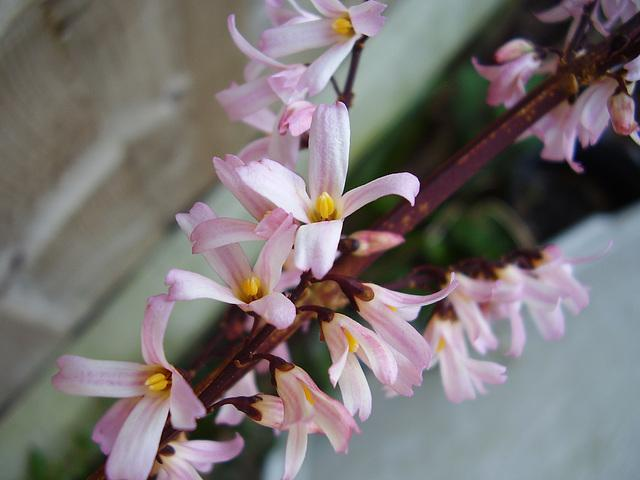
#> input picture python-code/opengl-learning/resources/images/f2.jpg, 640 x 480 px, found by its file name
$ jupyter execute 'Sobel算子.ipynb'   (shell and % lines are left out)
#> lines starting #> are read from the running program, lines starting #| are printed output that depends on the picture
[cell 1]
#coding:utf-8
import cv2
import numpy as np
import matplotlib.pyplot as plt

src = cv2.cvtColor(cv2.imread('datas/f2.jpg'),cv2.COLOR_BGR2RGB)
gray = cv2.cvtColor(src,cv2.COLOR_RGB2GRAY)
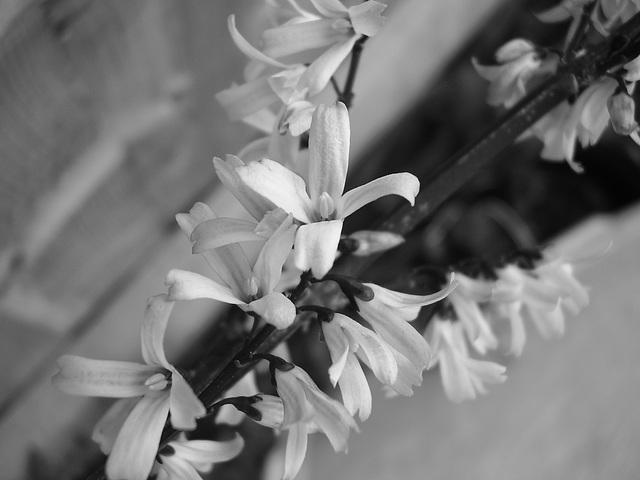
#> gray: shape (480, 640); min 2, max 251, mean 116.2

[cell 2]
def sobel(src):
    dst = np.zeros_like(src)
    rows,cols = src.shape
#> rows = 480; cols = 640
    for y in range(1,rows-1):
        for x in range(1,cols-1):
            gx = src[y + 1,x - 1] + 2 * src[y + 1,x] + src[y + 1,x + 1] - \
                 src[y -1 ,x - 1] - 2 * src[y - 1,x] - src[y - 1,x + 1]

            gy = src[y - 1,x - 1] + 2 * src[y + 1,x - 1] + src[y + 1,x - 1] - \
                 src[y - 1,x + 1] - 2 * src[y,x + 1] - src[y + 1,x + 1]

            g = np.abs(gx) + np.abs(gy)

            if g > 255:
                g = 255

            dst[y,x] = g
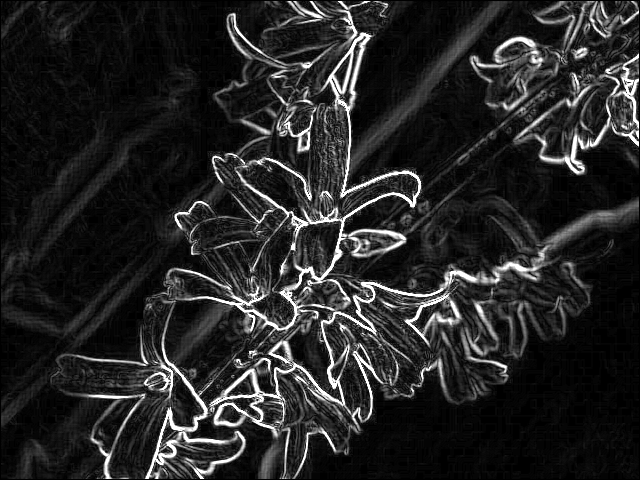
#> dst: shape (480, 640); min 0, max 255, mean 37.7


    return dst

[cell 3]
dst = sobel(gray)
plt.imshow(dst,cmap='gray')

[cell 4]
plt.imshow(src)

[cell 5]
'''
普利维特算子(Prewitt operate)
'''
def prewitt(src):
    dst = np.zeros_like(src)
    rows,cols = src.shape
#> rows = 480; cols = 640
    for y in range(1,rows-1):
        for x in range(1,cols-1):
            gx = src[y + 1,x - 1] +  src[y + 1,x] + src[y + 1,x + 1] - \
                 src[y -1 ,x - 1] -  src[y - 1,x] - src[y - 1,x + 1]

            gy = src[y - 1,x - 1] +  src[y + 1,x - 1] + src[y + 1,x - 1] - \
                 src[y - 1,x + 1] -  src[y,x + 1] - src[y + 1,x + 1]

            g = np.abs(gx) + np.abs(gy)

            if g > 255:
                g = 255

            dst[y,x] = g
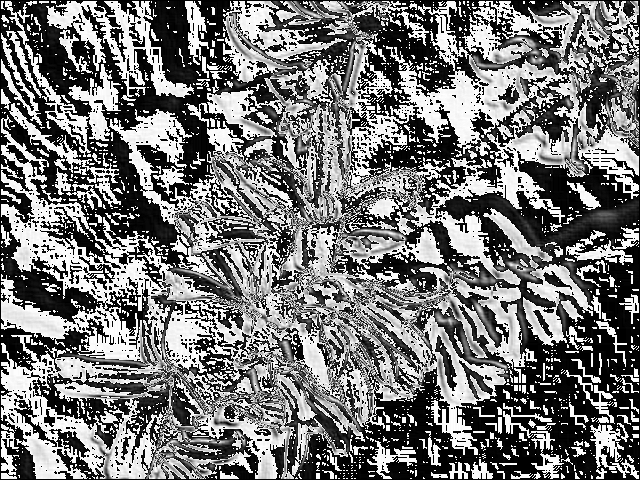
#> dst: shape (480, 640); min 0, max 255, mean 118.4


    return dst

[cell 6]
dst = prewitt(gray)
plt.imshow(dst,cmap='gray')

[cell 7]
def roberts(src):
    dst = np.zeros_like(src)
    rows,cols = src.shape
#> rows = 480; cols = 640
    for y in range(rows - 1):
        for x in range(cols - 1):
            g = np.abs(src[y,x] - src[y + 1,x + 1]) + \
                np.abs(src[y,x + 1] - src[y + 1,x])

            if g > 255:
                g = 255
            dst[y,x] = g
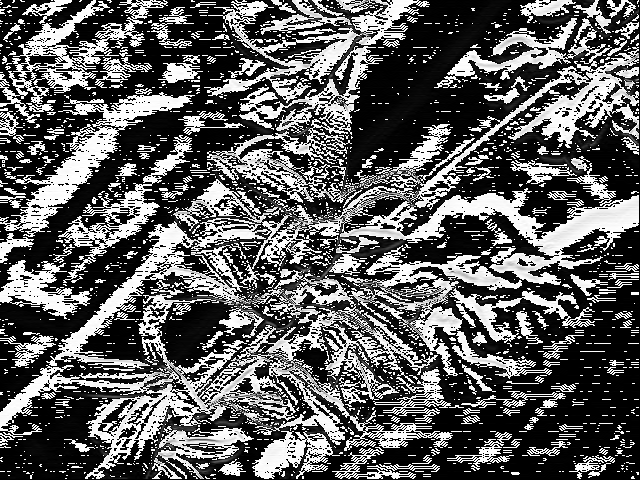
#> dst: shape (480, 640); min 0, max 255, mean 94.5

    return dst

$ run again, with python-code/opengl-learning/resources/images/f1.jpg copied over python-code/opengl-learning/resources/images/f2.jpg
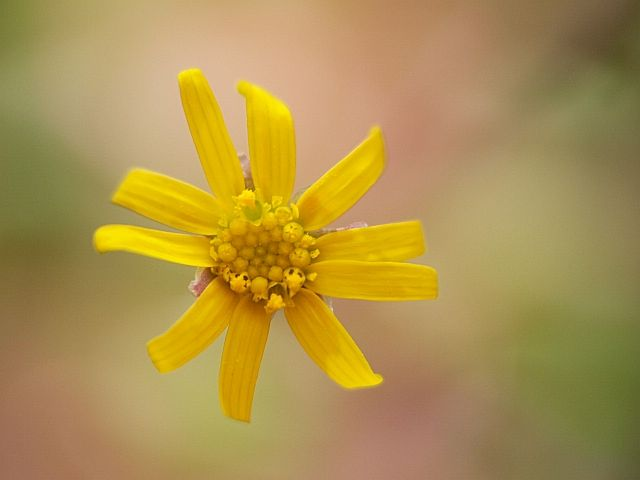
#> input picture python-code/opengl-learning/resources/images/f1.jpg, 640 x 480 px, found by its file name
#> after the loop in prewitt, `for y in range(1,rows-1):`:
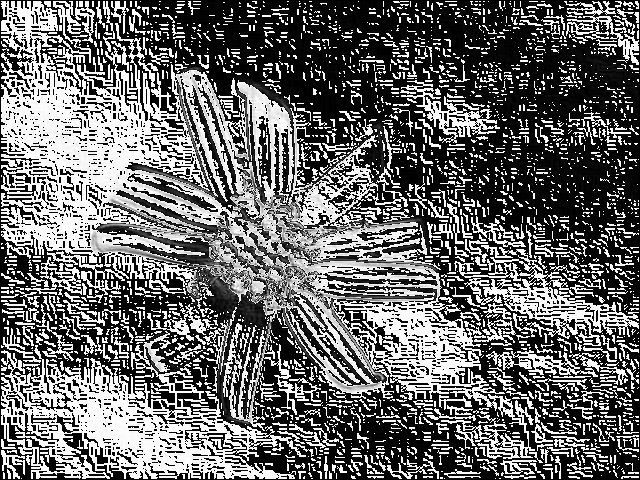
#> dst: shape (480, 640); min 0, max 255, mean 104.9
#> after the loop in roberts, `for y in range(rows - 1):`:
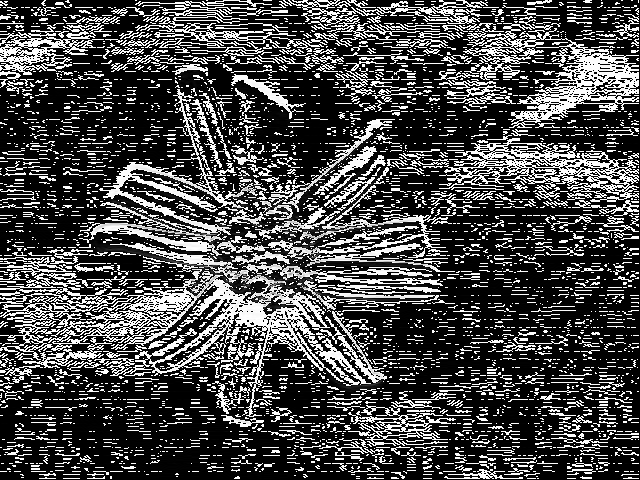
#> dst: shape (480, 640); min 0, max 255, mean 73.6

$ run again, with python-code/opengl-learning/resources/images/f3.jpg copied over python-code/opengl-learning/resources/images/f2.jpg
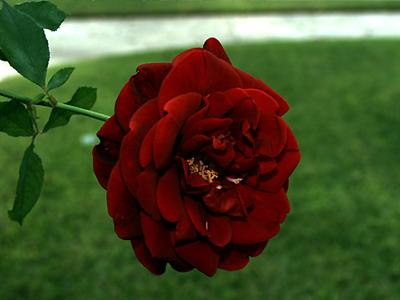
#> input picture python-code/opengl-learning/resources/images/f3.jpg, 400 x 300 px, found by its file name
#> after the loop in prewitt, `for y in range(1,rows-1):`:
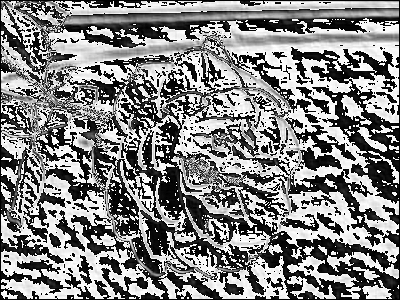
#> dst: shape (300, 400); min 0, max 255, mean 131.9
#> after the loop in roberts, `for y in range(rows - 1):`:
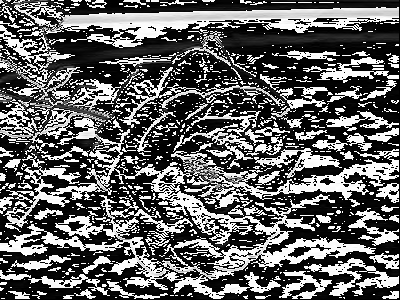
#> dst: shape (300, 400); min 0, max 255, mean 99.2

$ run again, with python-code/opengl-learning/resources/images/f4.jpg copied over python-code/opengl-learning/resources/images/f2.jpg
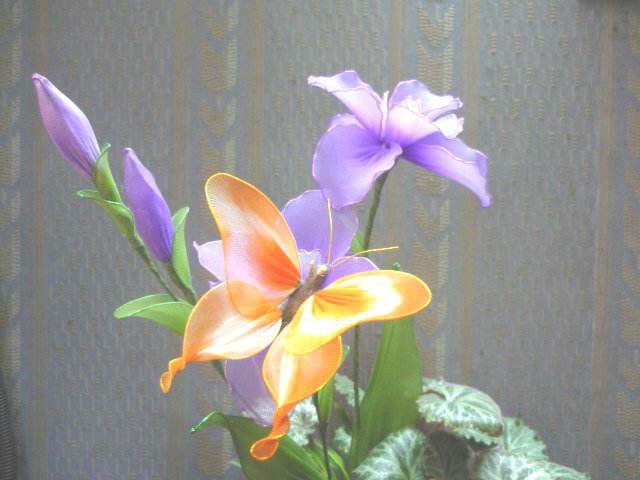
#> input picture python-code/opengl-learning/resources/images/f4.jpg, 640 x 480 px, found by its file name
#> after the loop in prewitt, `for y in range(1,rows-1):`:
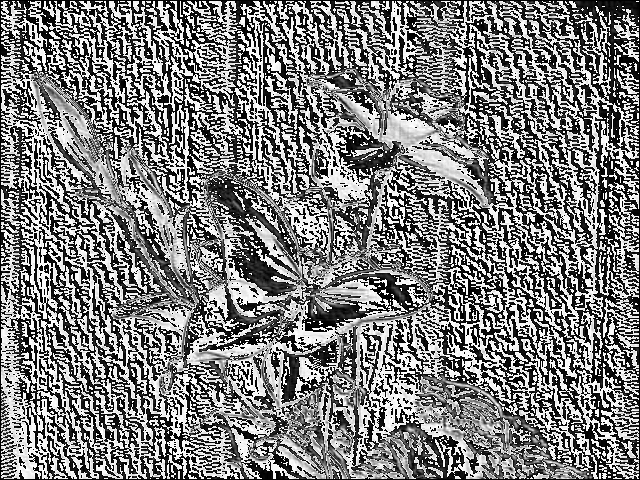
#> dst: shape (480, 640); min 0, max 255, mean 125.8
#> after the loop in roberts, `for y in range(rows - 1):`:
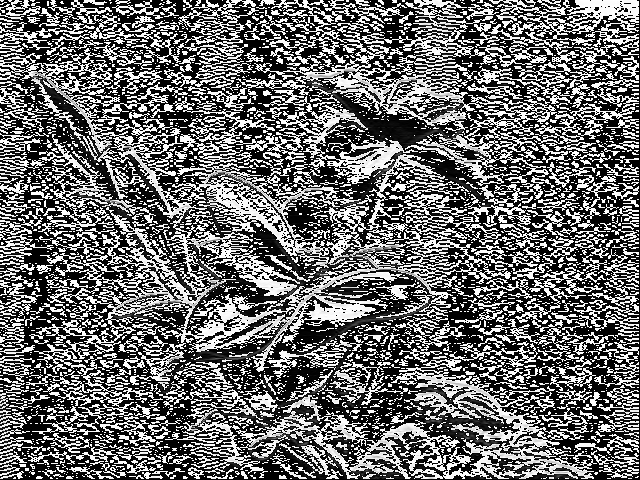
#> dst: shape (480, 640); min 0, max 255, mean 106.8
